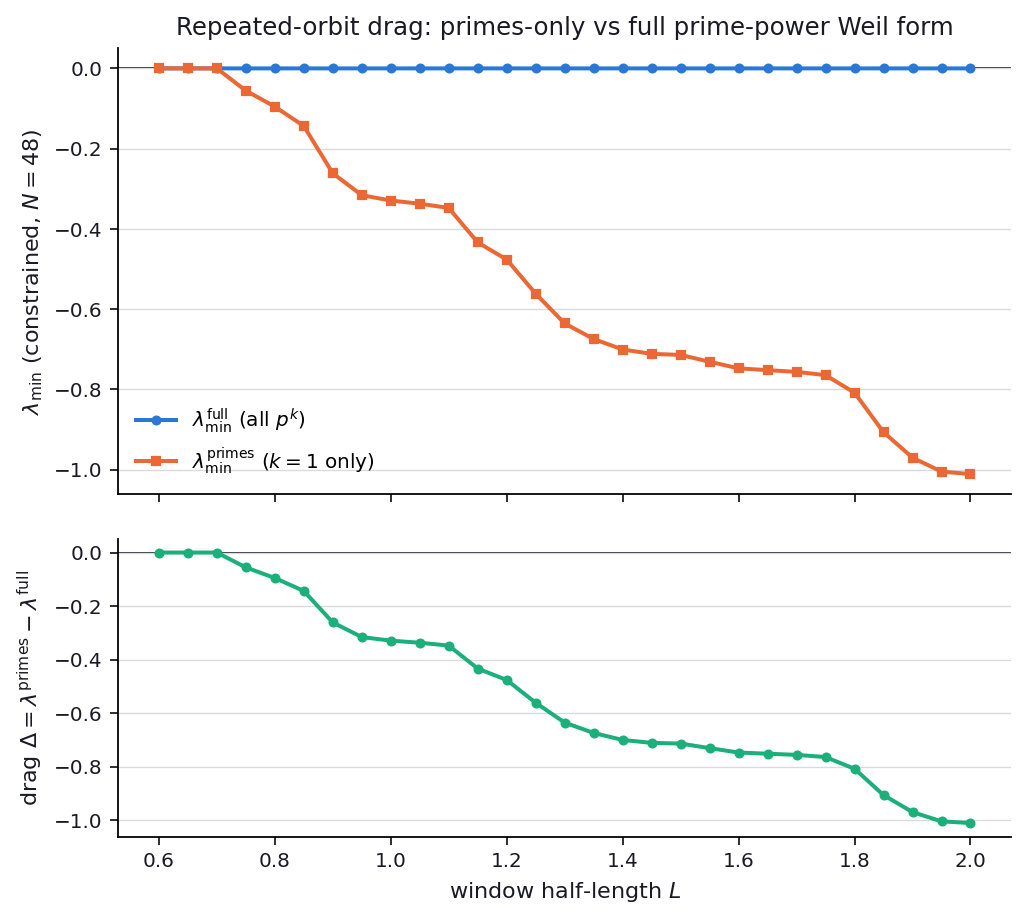

Recreate this plot in Python.
#!/usr/bin/env python3
"""
Lead 5 — the repeated-orbit seam: k>=2 prime-power drag on Weil positivity.

The prime side of the constrained Weil form (engine: weil_form.py, N=48
orthonormal sine basis on [-L, L], pole directions projected out) is a sum over
prime POWERS n = p^k < e^{2L} with weights -2 Lambda(n) n^{-1/2} S(log n).
In the Selberg/orbit picture k=1 terms are primitive orbits and k>=2 terms are
repeated orbits; in Chebyshev language the k>=2 part is psi(x) - theta(x).
Nobody in the literature treats the two classes separately inside Weil
positivity. This experiment does, computing over an L-grid:

  lam_full(L)   = lambda_min of G + sum_{n=p^k < e^{2L}} Q_n   (all orbits)
  lam_primes(L) = lambda_min of G + sum_{n=p   < e^{2L}} Q_n   (k=1 only)
  lam_kle2(L)   = lambda_min with k<=2 terms only (primes + prime squares)
  drag(L)       = lam_primes(L) - lam_full(L)
                  (>0: repeated orbits NEEDED for positivity;
                   <0: repeated orbits HURT positivity)

plus single-orbit ablations (drop only n=4 / only 8 / only 9 from the full sum)
at representative L, zero-crossing localization for lam_primes, and an N=64
convergence check.

Usage (venv python):
  orbit_drag.py sanity   # reproduce rescue_cascade.txt rows -> harness check
  orbit_drag.py sweep    # main experiment -> orbit_drag_output.txt
  orbit_drag.py plot     # orbit_drag.png from orbit_drag_output.txt
"""
import math
import os
import sys
import time

import numpy as np

HERE = os.path.dirname(os.path.abspath(__file__))
sys.path.insert(0, HERE)
from weil_form import (arch_matrix, prime_matrix, pole_vectors,
                       constrained_basis, eig_min)

N_DEFAULT = 48
L_GRID = [round(0.60 + 0.05 * i, 2) for i in range(29)]      # 0.60 .. 2.00
ABLATION_LS = [0.80, 1.20, 1.60, 2.00]
N64_LS = [0.80, 1.40, 2.00]
OUT_TXT = os.path.join(HERE, 'orbit_drag_output.txt')


def pk(n):
    """n = p^k for prime powers n >= 2 -> (p, k)."""
    for q in range(2, int(math.isqrt(n)) + 1):
        if n % q == 0:
            m, k = n, 0
            while m % q == 0:
                m //= q
                k += 1
            assert m == 1, f"{n} is not a prime power"
            return q, k
    return n, 1


def build(L, N):
    G = arch_matrix(L, N)
    _, pieces = prime_matrix(L, N)
    vp, vm = pole_vectors(L, N)
    Q = constrained_basis(vp, vm)
    return G, pieces, Q


def lam(G, pieces, Q, keep):
    M = G.copy()
    for n in keep:
        M = M + pieces[n]
    return float(eig_min(M, Q)[0])


def split(pieces):
    alln = sorted(pieces)
    primes = [n for n in alln if pk(n)[1] == 1]
    kle2 = [n for n in alln if pk(n)[1] <= 2]
    return alln, primes, kle2


def lam_primes_at(L, N=N_DEFAULT):
    G, pieces, Q = build(L, N)
    _, primes, _ = split(pieces)
    return lam(G, pieces, Q, primes)


# ----------------------------------------------------------------------
def cmd_sanity():
    """Recompute rescue_cascade.txt rows with this harness; must match ~1e-5."""
    ref_path = os.path.join(HERE, 'rescue_cascade.txt')
    refs = {}
    with open(ref_path) as fh:
        for line in fh:
            if not line.startswith('L='):
                continue
            head, rest = line.split(':', 1)
            L = float(head[2:])
            vals = {}
            for tok in rest.split():
                key, v = tok.split(':')
                vals[key] = float(v)
            refs[L] = vals
    ok = True
    for L in (0.60, 0.80, 1.20):
        G, pieces, Q = build(L, N_DEFAULT)
        got = {'arch': lam(G, pieces, Q, [])}
        M = G.copy()
        for n in sorted(pieces):
            M = M + pieces[n]
            got[str(n)] = float(eig_min(M, Q)[0])
        line = f"L={L:.2f}:"
        for key, v in got.items():
            ref = refs[L][key]
            err = abs(v - ref)
            ok &= err < 2e-5
            line += f"  {key}:{v:+.5f}(ref{ref:+.5f},d={err:.1e})"
        print(line, flush=True)
    print("SANITY", "PASS" if ok else "FAIL")
    return 0 if ok else 1


# ----------------------------------------------------------------------
def cmd_sweep(N=N_DEFAULT):
    lines = []

    def emit(s=''):
        print(s, flush=True)
        lines.append(s)

    emit(f"# orbit_drag sweep  N={N}  basis/constraints identical to weil_form.py")
    emit(f"# lam_full: all n=p^k<e^2L | lam_primes: k=1 only | lam_kle2: k<=2 | "
         f"drag = lam_primes - lam_full")
    emit(f"# {'L':>5} {'#pp':>4} {'#pr':>4}  {'lam_arch':>10} {'lam_full':>10} "
         f"{'lam_primes':>11} {'lam_kle2':>10} {'drag':>10}  k>=2 orbits active")
    grid_primes = []
    t0 = time.time()
    for L in L_GRID:
        G, pieces, Q = build(L, N)
        alln, primes, kle2 = split(pieces)
        la = lam(G, pieces, Q, [])
        lf = lam(G, pieces, Q, alln)
        lp = lam(G, pieces, Q, primes)
        l2 = lam(G, pieces, Q, kle2)
        grid_primes.append((L, lp))
        higher = [n for n in alln if pk(n)[1] >= 2]
        emit(f"  {L:5.2f} {len(alln):4d} {len(primes):4d}  {la:+10.6f} {lf:+10.6f} "
             f"{lp:+11.6f} {l2:+10.6f} {lp - lf:+10.6f}  {higher}")
    emit(f"# grid done in {time.time() - t0:.0f}s")

    # ---- zero crossings of lam_primes, localized by bisection -----------
    emit()
    emit("# lam_primes zero crossings (bisection to ~0.004 in L)")
    for (L1, v1), (L2, v2) in zip(grid_primes, grid_primes[1:]):
        if v1 == 0 or v1 * v2 > 0:
            continue
        a, fa, b, fb = L1, v1, L2, v2
        for _ in range(4):
            m = 0.5 * (a + b)
            fm = lam_primes_at(m, N)
            emit(f"#   bisect L={m:.4f}  lam_primes={fm:+.6f}")
            if fa * fm <= 0:
                b, fb = m, fm
            else:
                a, fa = m, fm
        emit(f"  crossing: lam_primes changes sign in L=[{a:.4f}, {b:.4f}] "
             f"({fa:+.6f} -> {fb:+.6f})")

    # ---- single-orbit ablations ----------------------------------------
    emit()
    emit("# single-orbit ablations: lambda_min of the FULL sum minus one orbit")
    emit(f"# {'L':>5}  {'full':>10} {'drop n=4':>10} {'drop n=8':>10} "
         f"{'drop n=9':>10} {'k<=2 only':>10} {'primes':>10}")
    for L in ABLATION_LS:
        G, pieces, Q = build(L, N)
        alln, primes, kle2 = split(pieces)
        lf = lam(G, pieces, Q, alln)
        cols = [f"{lf:+10.6f}"]
        for drop in (4, 8, 9):
            if drop in pieces:
                cols.append(f"{lam(G, pieces, Q, [n for n in alln if n != drop]):+10.6f}")
            else:
                cols.append(f"{'--':>10}")
        cols.append(f"{lam(G, pieces, Q, kle2):+10.6f}")
        cols.append(f"{lam(G, pieces, Q, primes):+10.6f}")
        emit(f"  {L:5.2f}  " + ' '.join(cols))

    # ---- N=64 convergence check ----------------------------------------
    emit()
    emit("# N=64 convergence check (same quantities, larger basis)")
    emit(f"# {'L':>5}  {'lam_full48':>11} {'lam_full64':>11} {'lam_prim48':>11} "
         f"{'lam_prim64':>11}")
    for L in N64_LS:
        vals = {}
        for NN in (N, 64):
            G, pieces, Q = build(L, NN)
            alln, primes, _ = split(pieces)
            vals[NN] = (lam(G, pieces, Q, alln), lam(G, pieces, Q, primes))
        emit(f"  {L:5.2f}  {vals[N][0]:+11.6f} {vals[64][0]:+11.6f} "
             f"{vals[N][1]:+11.6f} {vals[64][1]:+11.6f}")

    with open(OUT_TXT, 'w') as fh:
        fh.write('\n'.join(lines) + '\n')
    print(f"wrote {OUT_TXT}")


# ----------------------------------------------------------------------
def cmd_plot():
    import matplotlib
    matplotlib.use('Agg')
    import matplotlib.pyplot as plt

    Ls, lf, lp, dr = [], [], [], []
    with open(OUT_TXT) as fh:
        for line in fh:
            t = line.split()
            if line.startswith('#') or len(t) < 8:
                continue
            try:
                Ls.append(float(t[0]))
            except ValueError:
                continue
            lf.append(float(t[4]))
            lp.append(float(t[5]))
            dr.append(float(t[7]))
            if len(Ls) >= len(L_GRID):
                break

    # categorical slots 1-3 of the validated reference palette (dataviz skill):
    # CVD-checked, fixed assignment full=blue, primes=orange, drag=aqua
    ink, grid_c = '#1a1a24', '#d9d9e0'
    c_full, c_primes, c_drag = '#2a78d6', '#eb6834', '#1baf7a'
    fig, (ax1, ax2) = plt.subplots(
        2, 1, figsize=(7.2, 6.4), sharex=True,
        gridspec_kw={'height_ratios': [3, 2], 'hspace': 0.12})
    for ax in (ax1, ax2):
        ax.axhline(0, color=ink, lw=0.8, zorder=1)
        ax.grid(axis='y', color=grid_c, lw=0.6, zorder=0)
        for s in ('top', 'right'):
            ax.spines[s].set_visible(False)
        ax.tick_params(colors=ink, labelsize=9)
    ax1.plot(Ls, lf, color=c_full, lw=1.8, marker='o', ms=3.5, zorder=3,
             label=r'$\lambda_{\min}^{\rm full}$ (all $p^k$)')
    ax1.plot(Ls, lp, color=c_primes, lw=1.8, marker='s', ms=3.5, zorder=3,
             label=r'$\lambda_{\min}^{\rm primes}$ ($k=1$ only)')
    ax1.set_ylabel(r'$\lambda_{\min}$ (constrained, $N=48$)', fontsize=10,
                   color=ink)
    ax1.legend(frameon=False, fontsize=9, loc='lower left')
    ax1.set_title('Repeated-orbit drag: primes-only vs full prime-power '
                  'Weil form', fontsize=11, color=ink)
    ax2.plot(Ls, dr, color=c_drag, lw=1.8, marker='o', ms=3.5, zorder=3)
    ax2.set_ylabel(r'drag $\Delta=\lambda^{\rm primes}-\lambda^{\rm full}$',
                   fontsize=10, color=ink)
    ax2.set_xlabel(r'window half-length $L$', fontsize=10, color=ink)
    fig.savefig(os.path.join(HERE, 'orbit_drag.png'), dpi=160,
                bbox_inches='tight')
    print("wrote orbit_drag.png")


if __name__ == '__main__':
    cmd = sys.argv[1] if len(sys.argv) > 1 else 'sweep'
    if cmd == 'sanity':
        sys.exit(cmd_sanity())
    elif cmd == 'sweep':
        cmd_sweep()
    elif cmd == 'plot':
        cmd_plot()
    else:
        print(__doc__)
